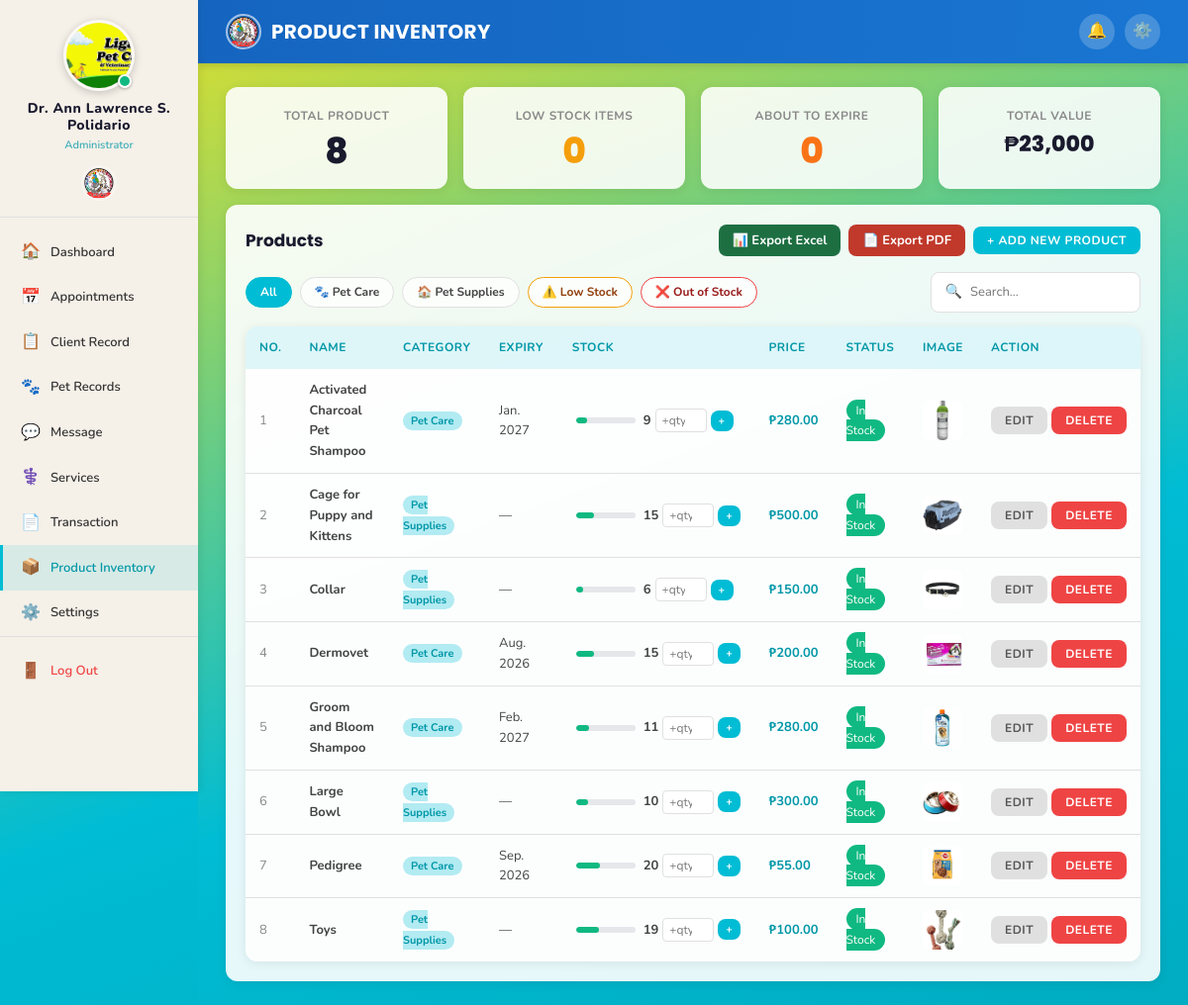
The page /admin/inventory.php (signed in) on the database its author committed.
### tables this page shows
CREATE TABLE `users` (
  `id` int(11) NOT NULL,
  `name` varchar(100) NOT NULL,
  `address` varchar(255) DEFAULT NULL,
  `contact_no` varchar(20) DEFAULT NULL,
  `email` varchar(100) NOT NULL,
  `password` varchar(255) NOT NULL,
  `profile_picture` varchar(255) DEFAULT NULL,
  `gender` enum('male','female') DEFAULT 'female',
  `role` enum('user','admin','staff') DEFAULT 'user',
  `position` varchar(100) DEFAULT NULL,
  `status` enum('active','inactive') DEFAULT 'active',
  `created_at` timestamp NOT NULL DEFAULT current_timestamp(),
  `updated_at` timestamp NOT NULL DEFAULT current_timestamp() ON UPDATE current_timestamp()
);

CREATE TABLE `products` (
  `id` int(11) NOT NULL,
  `name` varchar(150) NOT NULL,
  `category` enum('pet_care','pet_supplies') DEFAULT 'pet_care',
  `price` decimal(10,2) NOT NULL,
  `quantity` int(11) DEFAULT 0,
  `expiry_date` date DEFAULT NULL,
  `status` enum('in_stock','low_stock','out_of_stock') DEFAULT 'in_stock',
  `image` varchar(255) DEFAULT NULL,
  `created_at` timestamp NOT NULL DEFAULT current_timestamp()
);

### admin/inventory.php (the view, shortened to what the rows shown need)
<?php
require_once '../includes/auth.php';
$where = '1=1';
$products = getRows($conn,
    "SELECT * FROM products WHERE $where ORDER BY name ASC");
$prod_icons = [
    'Groom and Bloom Shampoo'        => '🧴',
    'Activated Charcoal Pet Shampoo' => '🧴',
    'Dermovet'                       => '💊',
    'Pedigree'                       => '🦴',
    'Collar'                         => '🔗',
    'Toys'                           => '🧸',
    'Cage for Puppy and Kittens'     => '🏠',
    'Large Bowl'                     => '🥣',
];
?>
<!DOCTYPE html>
<html lang="en">
<head>
    <link rel="stylesheet" href="../assets/css/style.css">
</head>
<body>
<div class="app-wrapper">
    <?php include '../includes/sidebar_admin.php'; ?>
    <div class="main-content">
        <div class="page-body">
            <div class="inv-table-section">
                <?php if (empty($products)): ?>
                    <div class="empty-state">
                        <div class="empty-icon">📦</div>
                        <h3>No products found</h3>
                    </div>
                <?php else: ?>
                <div class="table-wrapper">
                    <table id="inventoryTable">
                        <thead>
                            <tr>
                                <th>No.</th>
                                <th>Name</th>
                                <th>Category</th>
                                <th>Expiry</th>
                                <th>Stock</th>
                                <th>Price</th>
                                <th>Status</th>
                                <th>Image</th>
                                <th>Action</th>
                            </tr>
                        </thead>
                        <tbody>
                            <?php foreach ($products as $i => $p):
                                $ecls   = '';
                                $elabel = $p['expiry_date']
                                    ? date('M. Y', strtotime($p['expiry_date']))
                                    : '—';
                                $max  = 50;
                                $pct  = min(100, round(($p['quantity']/$max)*100));
                                $bcls = $p['status']==='in_stock' ? 's-in'
                                      : ($p['status']==='low_stock' ? 's-low' : 's-out');
                                $icon = $prod_icons[$p['name']] ?? '🐾';
                            ?>
                            <tr>
                                <td style="color:var(--text-light);"><?= $i+1 ?></td>
                                <td><strong><?= htmlspecialchars($p['name']) ?></strong></td>
                                <td>
                                    <span style="font-size:11px;background:var(--teal-light);
                                                 color:var(--teal-dark);padding:2px 8px;
                                                 border-radius:20px;font-weight:700;">
                                        <?= $p['category']==='pet_care' ? 'Pet Care':'Pet Supplies' ?>
                                    </span>
                                </td>
                                <td class="<?= $ecls ?>"><?= $elabel ?></td>
                                <td>
                                    <div style="display:flex;align-items:center;gap:4px;">
                                        <div class="stock-bar-wrap">
                                            <div class="stock-bar-fill <?= $bcls ?>"
                                                 style="width:<?= $pct ?>%"></div>
                                        </div>
                                        <span style="font-weight:700;font-size:13px;"><?= $p['quantity'] ?></span>
                                        <form method="POST" class="restock-form">
                                            <input type="number" name="add_quantity"
                                                   class="rq-input" min="1" placeholder="+qty">
                                            <button type="submit"
                                                    class="btn btn-teal btn-sm"
                                                    style="padding:3px 8px;font-size:11px;"
                                                    title="Add stock">+</button>
                                        </form>
                                    </div>
                                </td>
                                <td style="font-weight:700;color:var(--teal-dark);">
                                    ₱<?= number_format($p['price'],2) ?>
                                </td>
                                <td><?= statusBadge($p['status']) ?></td>
                                <td>
                                    <div class="prod-thumb">
                                        <?php if ($p['image']): ?>
                                            <img src="../assets/css/images/products/<?= htmlspecialchars($p['image']) ?>"
                                                 alt="<?= htmlspecialchars($p['name']) ?>"
                                                 style="width:40px;height:40px;object-fit:cover;border-radius:6px;"
                                                 onerror="this.parentElement.textContent='<?= $icon ?>'">
                                        <?php else: ?>
                                            <?= $icon ?>
                                        <?php endif; ?>
                                    </div>
                                </td>
                                <td>
                                    <div style="display:flex;gap:4px;">
                                        <button class="btn btn-gray btn-sm"
                                                onclick='openEditProd(<?= json_encode($p) ?>)'>
                                            Edit
                                        </button>
                                        <button class="btn btn-red btn-sm"
                                                onclick="openDelModal(<?= $p['id'] ?>, '<?= htmlspecialchars(addslashes($p['name'])) ?>')">
                                            Delete
                                        </button>
                                    </div>
                                </td>
                            </tr>
                            <?php endforeach; ?>
                        </tbody>
                    </table>
                </div>
                <?php endif; ?>
            </div>
        </div>
    </div>
</div>
</body>
</html>

### includes/sidebar_admin.php (shortened to what the rows shown need)
<?php
$admin_data     = getRow($conn, "SELECT name, profile_picture FROM users WHERE id=" . (int)$_SESSION['user_id']);
$admin_name     = $admin_data['name'] ?? ($_SESSION['user_name'] ?? 'Administrator');
$admin_pic      = $admin_data['profile_picture'] ?? '';
$_avatar_disk_base = dirname(__DIR__) . '/assets/images/avatars/';
$_avatar_web_base  = '../assets/images/avatars/';
if (!empty($admin_pic) && file_exists($_avatar_disk_base . $admin_pic)) {
    $avatar_src  = $_avatar_web_base . htmlspecialchars($admin_pic);
    $avatar_show = true;
} else {
    $avatar_src  = '';
    $avatar_show = false;
}
?>
<aside class="sidebar">
    <a href="profile.php" class="sidebar-logo"
       style="flex-direction:column; align-items:center; padding:20px 16px 16px; gap:10px;
              text-decoration:none; cursor:pointer; transition:var(--transition);"
       onmouseover="this.style.background='rgba(0,0,0,0.05)'"
       onmouseout="this.style.background='transparent'">
        <div style="position:relative; width:72px; height:72px; flex-shrink:0;">
            <?php if ($avatar_show): ?>
                <img src="<?= $avatar_src ?>"
                     alt="<?= htmlspecialchars($admin_name) ?>"
                     id="sidebarAdminAvatar"
                     style="width:72px; height:72px; border-radius:50%; object-fit:cover;
                            border:3px solid rgba(255,255,255,0.6);
                            box-shadow:0 2px 8px rgba(0,0,0,0.2);"
                     onerror="this.style.display='none'; document.getElementById('sidebarAdminInitials').style.display='flex';">
            <?php endif; ?>
            <span style="position:absolute; bottom:3px; right:3px;
                         width:14px; height:14px; border-radius:50%;
                         background:#10b981; border:2px solid #fff;
                         box-shadow:0 1px 3px rgba(0,0,0,0.3);">
            </span>
        </div>
        <div style="text-align:center;">
            <div class="username" style="font-size:14px; font-weight:800; letter-spacing:0.5px;">
                <?= htmlspecialchars($admin_name) ?>
            </div>
            <div class="role" style="font-size:11px; opacity:0.75; margin-top:2px;">
                Administrator
            </div>
        </div>
    </a>
</aside>

### includes/db.php (shortened to what the rows shown need)
<?php
function getRow($conn, $sql) {
    $result = mysqli_query($conn, $sql);
    if ($result && mysqli_num_rows($result) > 0) {
        return mysqli_fetch_assoc($result);
    }
    return null;
}
function getRows($conn, $sql) {
    $result = mysqli_query($conn, $sql);
    $rows = [];
    if ($result && mysqli_num_rows($result) > 0) {
        while ($row = mysqli_fetch_assoc($result)) {
            $rows[] = $row;
        }
    }
    return $rows;
}
function statusBadge($status) {
    $colors = [
        'pending'       => '#f59e0b',
        'confirmed'     => '#3b82f6',
        'completed'     => '#10b981',
        'cancelled'     => '#ef4444',
        'paid'          => '#10b981',
        'overdue'       => '#ef4444',
        'active'        => '#10b981',
        'inactive'      => '#6b7280',
        'available'     => '#10b981',
        'not_available' => '#ef4444',
        'in_stock'      => '#10b981',
        'low_stock'     => '#f59e0b',
        'out_of_stock'  => '#ef4444',
    ];
    $color = $colors[$status] ?? '#6b7280';
    $label = ucwords(str_replace('_', ' ', $status));
    return "<span class='badge' style='background:$color;color:#fff;padding:3px 10px;border-radius:20px;font-size:12px;'>$label</span>";
}
?>

### rows shown on the page
users: profile_picture (picture), name "Dr. Ann Lawrence S. Polidario"
products: name "Activated Charcoal Pet Shampoo", category "Pet Care", expiry_date "Jan. 2027", quantity "9", price "280.00", status "In Stock", image (picture)
products: name "Cage for Puppy and Kittens", category "Pet Supplies", expiry_date "—", quantity "15", price "500.00", status "In Stock", image (picture)
products: name "Collar", category "Pet Supplies", expiry_date "—", quantity "6", price "150.00", status "In Stock", image (picture)
products: name "Dermovet", category "Pet Care", expiry_date "Aug. 2026", quantity "15", price "200.00", status "In Stock", image (picture)
products: name "Groom and Bloom Shampoo", category "Pet Care", expiry_date "Feb. 2027", quantity "11", price "280.00", status "In Stock", image (picture)
products: name "Large Bowl", category "Pet Supplies", expiry_date "—", quantity "10", price "300.00", status "In Stock", image (picture)
products: name "Pedigree", category "Pet Care", expiry_date "Sep. 2026", quantity "20", price "55.00", status "In Stock", image (picture)
products: name "Toys", category "Pet Supplies", expiry_date "—", quantity "19", price "100.00", status "In Stock", image (picture)

### other values the page prints
$item[2] "🏠"
$item[0] "Dashboard"
$item[2] "📅"
$item[0] "Appointments"
$item[2] "📋"
$item[0] "Client Record"
$item[2] "🐾"
$item[0] "Pet Records"
$item[2] "💬"
$item[0] "Message"
$item[2] "⚕️"
$item[0] "Services"
$item[2] "📄"
$item[0] "Transaction"
$item[2] "📦"
